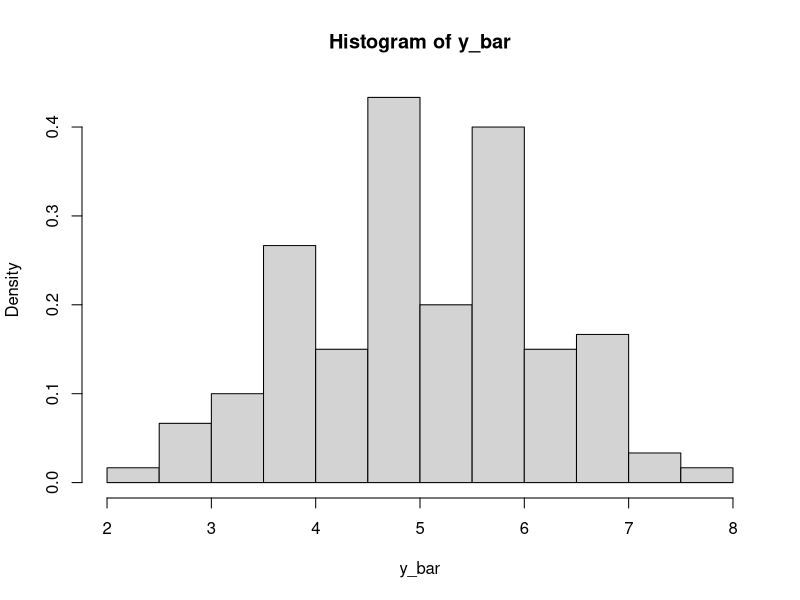

Recreate this plot in R.
## ---- chunk 1
knitr::opts_chunk$set(echo = TRUE)
## ---- chunk 2
a <- c(6, 8, 8, 1, 6, 4, 7, 5, 3, 3)
index_m <- combn(1:10, 3)
y_bar <- rep(0, 120)
for(i in 1:120) y_bar[i] <- mean(a[index_m[, i]])
## ---- chunk 3
hist(y_bar, freq = FALSE)
